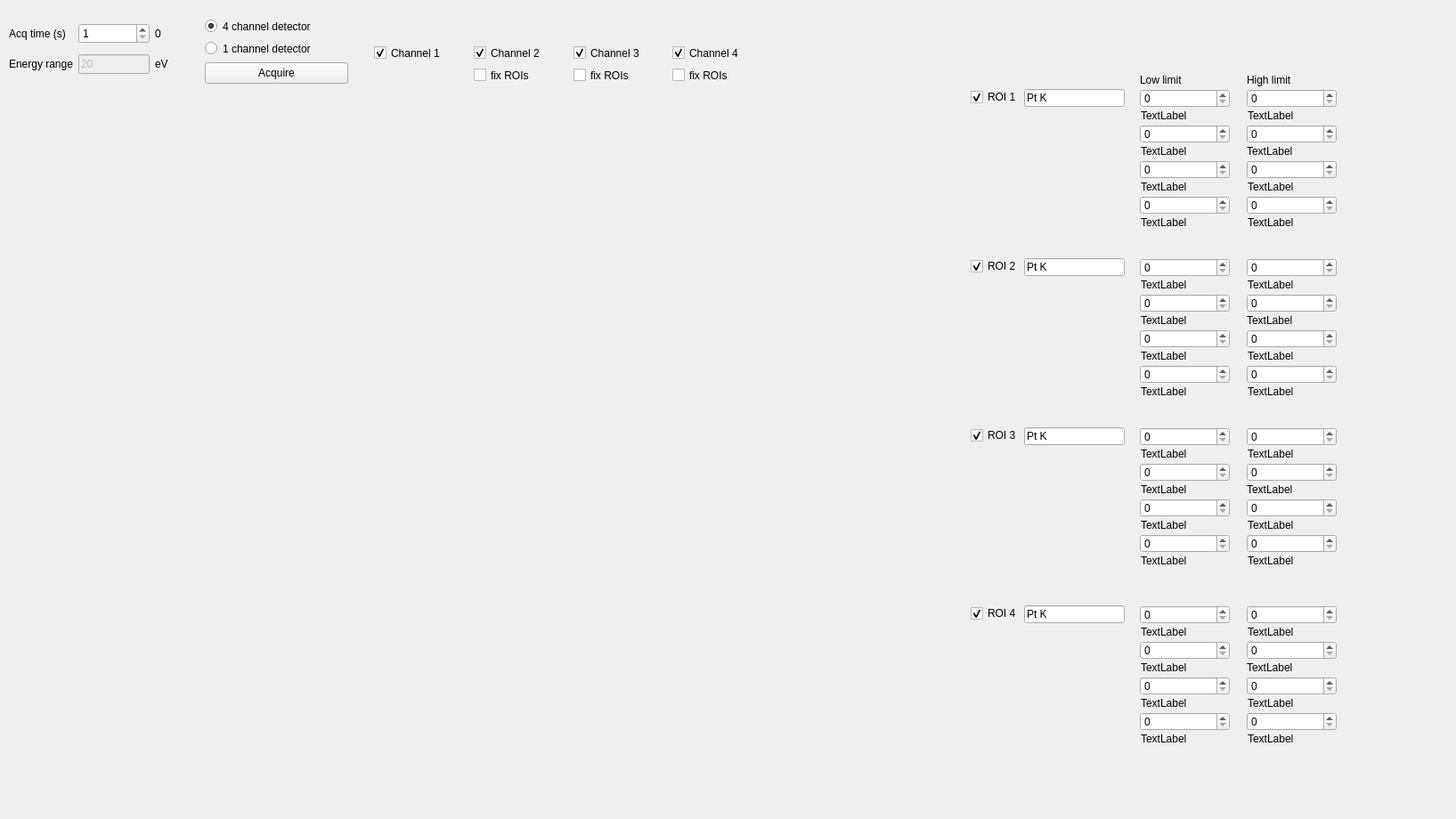
<?xml version="1.0" encoding="UTF-8"?>
<ui version="4.0">
 <class>Form</class>
 <widget class="QWidget" name="Form">
  <property name="geometry">
   <rect>
    <x>0</x>
    <y>0</y>
    <width>1635</width>
    <height>920</height>
   </rect>
  </property>
  <property name="windowTitle">
   <string>Form</string>
  </property>
  <widget class="QWidget" name="gridLayoutWidget_26">
   <property name="geometry">
    <rect>
     <x>10</x>
     <y>20</y>
     <width>211</width>
     <height>71</height>
    </rect>
   </property>
   <layout class="QGridLayout" name="gridLayout_36">
    <item row="1" column="1">
     <widget class="QLineEdit" name="edit_xia_energy_range">
      <property name="enabled">
       <bool>false</bool>
      </property>
      <property name="maximumSize">
       <size>
        <width>80</width>
        <height>16777215</height>
       </size>
      </property>
      <property name="text">
       <string>20</string>
      </property>
     </widget>
    </item>
    <item row="0" column="2">
     <widget class="QLabel" name="label_acq_time_rbv">
      <property name="maximumSize">
       <size>
        <width>50</width>
        <height>16777215</height>
       </size>
      </property>
      <property name="text">
       <string>0 </string>
      </property>
     </widget>
    </item>
    <item row="0" column="0">
     <widget class="QLabel" name="label_141">
      <property name="text">
       <string>Acq time (s)</string>
      </property>
     </widget>
    </item>
    <item row="1" column="0">
     <widget class="QLabel" name="label_142">
      <property name="text">
       <string>Energy range</string>
      </property>
     </widget>
    </item>
    <item row="1" column="2">
     <widget class="QLabel" name="label_143">
      <property name="maximumSize">
       <size>
        <width>50</width>
        <height>16777215</height>
       </size>
      </property>
      <property name="text">
       <string>eV</string>
      </property>
     </widget>
    </item>
    <item row="0" column="1">
     <widget class="QSpinBox" name="spinBox_acq_time">
      <property name="minimum">
       <number>1</number>
      </property>
     </widget>
    </item>
   </layout>
  </widget>
  <widget class="QPushButton" name="push_xs3_acquire">
   <property name="enabled">
    <bool>true</bool>
   </property>
   <property name="geometry">
    <rect>
     <x>230</x>
     <y>70</y>
     <width>161</width>
     <height>24</height>
    </rect>
   </property>
   <property name="text">
    <string>Acquire</string>
   </property>
  </widget>
  <widget class="QWidget" name="verticalLayoutWidget_13">
   <property name="geometry">
    <rect>
     <x>10</x>
     <y>110</y>
     <width>1061</width>
     <height>651</height>
    </rect>
   </property>
   <layout class="QVBoxLayout" name="plot_xs3_mca"/>
  </widget>
  <widget class="QWidget" name="verticalLayoutWidget">
   <property name="geometry">
    <rect>
     <x>230</x>
     <y>20</y>
     <width>160</width>
     <height>44</height>
    </rect>
   </property>
   <layout class="QVBoxLayout" name="verticalLayout_3">
    <item>
     <widget class="QRadioButton" name="radioButton">
      <property name="text">
       <string>4 channel detector</string>
      </property>
      <property name="checked">
       <bool>true</bool>
      </property>
     </widget>
    </item>
    <item>
     <widget class="QRadioButton" name="radioButton_2">
      <property name="text">
       <string>1 channel detector</string>
      </property>
     </widget>
    </item>
   </layout>
  </widget>
  <widget class="QSpinBox" name="spinBox_ch1_roi1_lo">
   <property name="geometry">
    <rect>
     <x>1280</x>
     <y>100</y>
     <width>101</width>
     <height>21</height>
    </rect>
   </property>
   <property name="maximum">
    <number>4060</number>
   </property>
  </widget>
  <widget class="QSpinBox" name="spinBox_ch1_roi1_hi">
   <property name="geometry">
    <rect>
     <x>1400</x>
     <y>100</y>
     <width>101</width>
     <height>21</height>
    </rect>
   </property>
   <property name="maximum">
    <number>4060</number>
   </property>
  </widget>
  <widget class="QLabel" name="label_ch1_roi1_lo_rbk">
   <property name="geometry">
    <rect>
     <x>1281</x>
     <y>120</y>
     <width>101</width>
     <height>20</height>
    </rect>
   </property>
   <property name="text">
    <string>TextLabel</string>
   </property>
  </widget>
  <widget class="QLabel" name="label_ch1_roi1_hi_rbk">
   <property name="geometry">
    <rect>
     <x>1401</x>
     <y>120</y>
     <width>101</width>
     <height>20</height>
    </rect>
   </property>
   <property name="text">
    <string>TextLabel</string>
   </property>
  </widget>
  <widget class="QCheckBox" name="checkBox_roi1_show">
   <property name="geometry">
    <rect>
     <x>1090</x>
     <y>100</y>
     <width>79</width>
     <height>18</height>
    </rect>
   </property>
   <property name="text">
    <string>ROI 1</string>
   </property>
   <property name="checked">
    <bool>true</bool>
   </property>
  </widget>
  <widget class="QLineEdit" name="lineEdit">
   <property name="geometry">
    <rect>
     <x>1150</x>
     <y>100</y>
     <width>113</width>
     <height>20</height>
    </rect>
   </property>
   <property name="text">
    <string>Pt K</string>
   </property>
  </widget>
  <widget class="QSpinBox" name="spinBox_ch2_roi1_lo">
   <property name="geometry">
    <rect>
     <x>1280</x>
     <y>140</y>
     <width>101</width>
     <height>21</height>
    </rect>
   </property>
   <property name="maximum">
    <number>4060</number>
   </property>
  </widget>
  <widget class="QSpinBox" name="spinBox_ch2_roi1_hi">
   <property name="geometry">
    <rect>
     <x>1400</x>
     <y>140</y>
     <width>101</width>
     <height>21</height>
    </rect>
   </property>
   <property name="maximum">
    <number>4060</number>
   </property>
  </widget>
  <widget class="QLabel" name="label_ch2_roi1_hi_rbk">
   <property name="geometry">
    <rect>
     <x>1400</x>
     <y>160</y>
     <width>101</width>
     <height>20</height>
    </rect>
   </property>
   <property name="text">
    <string>TextLabel</string>
   </property>
  </widget>
  <widget class="QLabel" name="label_ch2_roi1_lo_rbk">
   <property name="geometry">
    <rect>
     <x>1281</x>
     <y>160</y>
     <width>91</width>
     <height>20</height>
    </rect>
   </property>
   <property name="text">
    <string>TextLabel</string>
   </property>
  </widget>
  <widget class="QSpinBox" name="spinBox_ch3_roi1_lo">
   <property name="geometry">
    <rect>
     <x>1280</x>
     <y>180</y>
     <width>101</width>
     <height>21</height>
    </rect>
   </property>
   <property name="maximum">
    <number>4060</number>
   </property>
  </widget>
  <widget class="QSpinBox" name="spinBox_ch3_roi1_hi">
   <property name="geometry">
    <rect>
     <x>1400</x>
     <y>180</y>
     <width>101</width>
     <height>21</height>
    </rect>
   </property>
   <property name="maximum">
    <number>4060</number>
   </property>
  </widget>
  <widget class="QLabel" name="label_ch3_roi1_hi_rbk">
   <property name="geometry">
    <rect>
     <x>1401</x>
     <y>200</y>
     <width>101</width>
     <height>20</height>
    </rect>
   </property>
   <property name="text">
    <string>TextLabel</string>
   </property>
  </widget>
  <widget class="QLabel" name="label_ch3_roi1_lo_rbk">
   <property name="geometry">
    <rect>
     <x>1281</x>
     <y>200</y>
     <width>101</width>
     <height>20</height>
    </rect>
   </property>
   <property name="text">
    <string>TextLabel</string>
   </property>
  </widget>
  <widget class="QLabel" name="label_ch4_roi1_hi_rbk">
   <property name="geometry">
    <rect>
     <x>1401</x>
     <y>240</y>
     <width>101</width>
     <height>20</height>
    </rect>
   </property>
   <property name="text">
    <string>TextLabel</string>
   </property>
  </widget>
  <widget class="QSpinBox" name="spinBox_ch4_roi1_hi">
   <property name="geometry">
    <rect>
     <x>1400</x>
     <y>220</y>
     <width>101</width>
     <height>21</height>
    </rect>
   </property>
   <property name="maximum">
    <number>4060</number>
   </property>
  </widget>
  <widget class="QLabel" name="label_ch4_roi1_lo_rbk">
   <property name="geometry">
    <rect>
     <x>1281</x>
     <y>240</y>
     <width>101</width>
     <height>20</height>
    </rect>
   </property>
   <property name="text">
    <string>TextLabel</string>
   </property>
  </widget>
  <widget class="QSpinBox" name="spinBox_ch4_roi1_lo">
   <property name="geometry">
    <rect>
     <x>1280</x>
     <y>220</y>
     <width>101</width>
     <height>21</height>
    </rect>
   </property>
   <property name="maximum">
    <number>4060</number>
   </property>
  </widget>
  <widget class="QWidget" name="horizontalLayoutWidget">
   <property name="geometry">
    <rect>
     <x>400</x>
     <y>20</y>
     <width>451</width>
     <height>21</height>
    </rect>
   </property>
   <layout class="QHBoxLayout" name="horizontalLayout"/>
  </widget>
  <widget class="QSpinBox" name="spinBox_ch3_roi2_hi">
   <property name="geometry">
    <rect>
     <x>1400</x>
     <y>370</y>
     <width>101</width>
     <height>21</height>
    </rect>
   </property>
   <property name="maximum">
    <number>4060</number>
   </property>
  </widget>
  <widget class="QSpinBox" name="spinBox_ch1_roi2_hi">
   <property name="geometry">
    <rect>
     <x>1400</x>
     <y>290</y>
     <width>101</width>
     <height>21</height>
    </rect>
   </property>
   <property name="maximum">
    <number>4060</number>
   </property>
  </widget>
  <widget class="QLabel" name="label_ch2_roi2_hi_rbk">
   <property name="geometry">
    <rect>
     <x>1400</x>
     <y>350</y>
     <width>101</width>
     <height>20</height>
    </rect>
   </property>
   <property name="text">
    <string>TextLabel</string>
   </property>
  </widget>
  <widget class="QLabel" name="label_ch2_roi2_lo_rbk">
   <property name="geometry">
    <rect>
     <x>1281</x>
     <y>350</y>
     <width>91</width>
     <height>20</height>
    </rect>
   </property>
   <property name="text">
    <string>TextLabel</string>
   </property>
  </widget>
  <widget class="QLabel" name="label_ch4_roi2_hi_rbk">
   <property name="geometry">
    <rect>
     <x>1401</x>
     <y>430</y>
     <width>101</width>
     <height>20</height>
    </rect>
   </property>
   <property name="text">
    <string>TextLabel</string>
   </property>
  </widget>
  <widget class="QLabel" name="label_ch3_roi2_hi_rbk">
   <property name="geometry">
    <rect>
     <x>1401</x>
     <y>390</y>
     <width>101</width>
     <height>20</height>
    </rect>
   </property>
   <property name="text">
    <string>TextLabel</string>
   </property>
  </widget>
  <widget class="QSpinBox" name="spinBox_ch2_roi2_hi">
   <property name="geometry">
    <rect>
     <x>1400</x>
     <y>330</y>
     <width>101</width>
     <height>21</height>
    </rect>
   </property>
   <property name="maximum">
    <number>4060</number>
   </property>
  </widget>
  <widget class="QSpinBox" name="spinBox_ch4_roi2_lo">
   <property name="geometry">
    <rect>
     <x>1280</x>
     <y>410</y>
     <width>101</width>
     <height>21</height>
    </rect>
   </property>
   <property name="maximum">
    <number>4060</number>
   </property>
  </widget>
  <widget class="QLineEdit" name="lineEdit_2">
   <property name="geometry">
    <rect>
     <x>1150</x>
     <y>290</y>
     <width>113</width>
     <height>20</height>
    </rect>
   </property>
   <property name="text">
    <string>Pt K</string>
   </property>
  </widget>
  <widget class="QCheckBox" name="checkBox_roi2_show">
   <property name="geometry">
    <rect>
     <x>1090</x>
     <y>290</y>
     <width>79</width>
     <height>18</height>
    </rect>
   </property>
   <property name="text">
    <string>ROI 2</string>
   </property>
   <property name="checked">
    <bool>true</bool>
   </property>
  </widget>
  <widget class="QLabel" name="label_ch4_roi2_lo_rbk">
   <property name="geometry">
    <rect>
     <x>1281</x>
     <y>430</y>
     <width>101</width>
     <height>20</height>
    </rect>
   </property>
   <property name="text">
    <string>TextLabel</string>
   </property>
  </widget>
  <widget class="QLabel" name="label_ch1_roi2_lo_rbk">
   <property name="geometry">
    <rect>
     <x>1281</x>
     <y>310</y>
     <width>101</width>
     <height>20</height>
    </rect>
   </property>
   <property name="text">
    <string>TextLabel</string>
   </property>
  </widget>
  <widget class="QSpinBox" name="spinBox_ch2_roi2_lo">
   <property name="geometry">
    <rect>
     <x>1280</x>
     <y>330</y>
     <width>101</width>
     <height>21</height>
    </rect>
   </property>
   <property name="maximum">
    <number>4060</number>
   </property>
  </widget>
  <widget class="QLabel" name="label_ch3_roi2_lo_rbk">
   <property name="geometry">
    <rect>
     <x>1281</x>
     <y>390</y>
     <width>101</width>
     <height>20</height>
    </rect>
   </property>
   <property name="text">
    <string>TextLabel</string>
   </property>
  </widget>
  <widget class="QSpinBox" name="spinBox_ch4_roi2_hi">
   <property name="geometry">
    <rect>
     <x>1400</x>
     <y>410</y>
     <width>101</width>
     <height>21</height>
    </rect>
   </property>
   <property name="maximum">
    <number>4060</number>
   </property>
  </widget>
  <widget class="QLabel" name="label_ch1_roi2_hi_rbk">
   <property name="geometry">
    <rect>
     <x>1401</x>
     <y>310</y>
     <width>101</width>
     <height>20</height>
    </rect>
   </property>
   <property name="text">
    <string>TextLabel</string>
   </property>
  </widget>
  <widget class="QSpinBox" name="spinBox_ch1_roi2_lo">
   <property name="geometry">
    <rect>
     <x>1280</x>
     <y>290</y>
     <width>101</width>
     <height>21</height>
    </rect>
   </property>
   <property name="maximum">
    <number>4060</number>
   </property>
  </widget>
  <widget class="QSpinBox" name="spinBox_ch3_roi2_lo">
   <property name="geometry">
    <rect>
     <x>1280</x>
     <y>370</y>
     <width>101</width>
     <height>21</height>
    </rect>
   </property>
   <property name="maximum">
    <number>4060</number>
   </property>
  </widget>
  <widget class="QLabel" name="label_ch1_roi3_lo_rbk">
   <property name="geometry">
    <rect>
     <x>1281</x>
     <y>500</y>
     <width>101</width>
     <height>20</height>
    </rect>
   </property>
   <property name="text">
    <string>TextLabel</string>
   </property>
  </widget>
  <widget class="QLabel" name="label_ch1_roi3_hi_rbk">
   <property name="geometry">
    <rect>
     <x>1401</x>
     <y>500</y>
     <width>101</width>
     <height>20</height>
    </rect>
   </property>
   <property name="text">
    <string>TextLabel</string>
   </property>
  </widget>
  <widget class="QSpinBox" name="spinBox_ch1_roi3_hi">
   <property name="geometry">
    <rect>
     <x>1400</x>
     <y>480</y>
     <width>101</width>
     <height>21</height>
    </rect>
   </property>
   <property name="maximum">
    <number>4060</number>
   </property>
  </widget>
  <widget class="QSpinBox" name="spinBox_ch3_roi3_hi">
   <property name="geometry">
    <rect>
     <x>1400</x>
     <y>560</y>
     <width>101</width>
     <height>21</height>
    </rect>
   </property>
   <property name="maximum">
    <number>4060</number>
   </property>
  </widget>
  <widget class="QLabel" name="label_ch3_roi3_hi_rbk">
   <property name="geometry">
    <rect>
     <x>1401</x>
     <y>580</y>
     <width>101</width>
     <height>20</height>
    </rect>
   </property>
   <property name="text">
    <string>TextLabel</string>
   </property>
  </widget>
  <widget class="QLineEdit" name="lineEdit_3">
   <property name="geometry">
    <rect>
     <x>1150</x>
     <y>480</y>
     <width>113</width>
     <height>20</height>
    </rect>
   </property>
   <property name="text">
    <string>Pt K</string>
   </property>
  </widget>
  <widget class="QSpinBox" name="spinBox_ch2_roi3_lo">
   <property name="geometry">
    <rect>
     <x>1280</x>
     <y>520</y>
     <width>101</width>
     <height>21</height>
    </rect>
   </property>
   <property name="maximum">
    <number>4060</number>
   </property>
  </widget>
  <widget class="QLabel" name="label_ch3_roi3_lo_rbk">
   <property name="geometry">
    <rect>
     <x>1281</x>
     <y>580</y>
     <width>101</width>
     <height>20</height>
    </rect>
   </property>
   <property name="text">
    <string>TextLabel</string>
   </property>
  </widget>
  <widget class="QSpinBox" name="spinBox_ch4_roi3_lo">
   <property name="geometry">
    <rect>
     <x>1280</x>
     <y>600</y>
     <width>101</width>
     <height>21</height>
    </rect>
   </property>
   <property name="maximum">
    <number>4060</number>
   </property>
  </widget>
  <widget class="QLabel" name="label_ch4_roi3_lo_rbk">
   <property name="geometry">
    <rect>
     <x>1281</x>
     <y>620</y>
     <width>101</width>
     <height>20</height>
    </rect>
   </property>
   <property name="text">
    <string>TextLabel</string>
   </property>
  </widget>
  <widget class="QSpinBox" name="spinBox_ch3_roi3_lo">
   <property name="geometry">
    <rect>
     <x>1280</x>
     <y>560</y>
     <width>101</width>
     <height>21</height>
    </rect>
   </property>
   <property name="maximum">
    <number>4060</number>
   </property>
  </widget>
  <widget class="QSpinBox" name="spinBox_ch4_roi3_hi">
   <property name="geometry">
    <rect>
     <x>1400</x>
     <y>600</y>
     <width>101</width>
     <height>21</height>
    </rect>
   </property>
   <property name="maximum">
    <number>4060</number>
   </property>
  </widget>
  <widget class="QSpinBox" name="spinBox_ch2_roi3_hi">
   <property name="geometry">
    <rect>
     <x>1400</x>
     <y>520</y>
     <width>101</width>
     <height>21</height>
    </rect>
   </property>
   <property name="maximum">
    <number>4060</number>
   </property>
  </widget>
  <widget class="QLabel" name="label_ch4_roi3_hi_rbk">
   <property name="geometry">
    <rect>
     <x>1401</x>
     <y>620</y>
     <width>101</width>
     <height>20</height>
    </rect>
   </property>
   <property name="text">
    <string>TextLabel</string>
   </property>
  </widget>
  <widget class="QCheckBox" name="checkBox_roi3_show">
   <property name="geometry">
    <rect>
     <x>1090</x>
     <y>480</y>
     <width>79</width>
     <height>18</height>
    </rect>
   </property>
   <property name="text">
    <string>ROI 3</string>
   </property>
   <property name="checked">
    <bool>true</bool>
   </property>
  </widget>
  <widget class="QLabel" name="label_ch2_roi3_hi_rbk">
   <property name="geometry">
    <rect>
     <x>1400</x>
     <y>540</y>
     <width>101</width>
     <height>20</height>
    </rect>
   </property>
   <property name="text">
    <string>TextLabel</string>
   </property>
  </widget>
  <widget class="QLabel" name="label_ch2_roi3_lo_rbk">
   <property name="geometry">
    <rect>
     <x>1281</x>
     <y>540</y>
     <width>91</width>
     <height>20</height>
    </rect>
   </property>
   <property name="text">
    <string>TextLabel</string>
   </property>
  </widget>
  <widget class="QSpinBox" name="spinBox_ch1_roi3_lo">
   <property name="geometry">
    <rect>
     <x>1280</x>
     <y>480</y>
     <width>101</width>
     <height>21</height>
    </rect>
   </property>
   <property name="maximum">
    <number>4060</number>
   </property>
  </widget>
  <widget class="QSpinBox" name="spinBox_ch2_roi4_hi">
   <property name="geometry">
    <rect>
     <x>1400</x>
     <y>720</y>
     <width>101</width>
     <height>21</height>
    </rect>
   </property>
   <property name="maximum">
    <number>4060</number>
   </property>
  </widget>
  <widget class="QLabel" name="label_ch1_roi4_lo_rbk">
   <property name="geometry">
    <rect>
     <x>1281</x>
     <y>700</y>
     <width>101</width>
     <height>20</height>
    </rect>
   </property>
   <property name="text">
    <string>TextLabel</string>
   </property>
  </widget>
  <widget class="QLineEdit" name="lineEdit_4">
   <property name="geometry">
    <rect>
     <x>1150</x>
     <y>680</y>
     <width>113</width>
     <height>20</height>
    </rect>
   </property>
   <property name="text">
    <string>Pt K</string>
   </property>
  </widget>
  <widget class="QSpinBox" name="spinBox_ch3_roi4_lo">
   <property name="geometry">
    <rect>
     <x>1280</x>
     <y>760</y>
     <width>101</width>
     <height>21</height>
    </rect>
   </property>
   <property name="maximum">
    <number>4060</number>
   </property>
  </widget>
  <widget class="QLabel" name="label_ch3_roi4_hi_rbk">
   <property name="geometry">
    <rect>
     <x>1401</x>
     <y>780</y>
     <width>101</width>
     <height>20</height>
    </rect>
   </property>
   <property name="text">
    <string>TextLabel</string>
   </property>
  </widget>
  <widget class="QLabel" name="label_ch4_roi4_lo_rbk">
   <property name="geometry">
    <rect>
     <x>1281</x>
     <y>820</y>
     <width>101</width>
     <height>20</height>
    </rect>
   </property>
   <property name="text">
    <string>TextLabel</string>
   </property>
  </widget>
  <widget class="QSpinBox" name="spinBox_ch1_roi4_lo">
   <property name="geometry">
    <rect>
     <x>1280</x>
     <y>680</y>
     <width>101</width>
     <height>21</height>
    </rect>
   </property>
   <property name="maximum">
    <number>4060</number>
   </property>
  </widget>
  <widget class="QLabel" name="label_ch2_roi4_hi_rbk">
   <property name="geometry">
    <rect>
     <x>1400</x>
     <y>740</y>
     <width>101</width>
     <height>20</height>
    </rect>
   </property>
   <property name="text">
    <string>TextLabel</string>
   </property>
  </widget>
  <widget class="QLabel" name="label_ch1_roi4_hi_rbk">
   <property name="geometry">
    <rect>
     <x>1401</x>
     <y>700</y>
     <width>101</width>
     <height>20</height>
    </rect>
   </property>
   <property name="text">
    <string>TextLabel</string>
   </property>
  </widget>
  <widget class="QLabel" name="label_ch2_roi4_lo_rbk">
   <property name="geometry">
    <rect>
     <x>1281</x>
     <y>740</y>
     <width>91</width>
     <height>20</height>
    </rect>
   </property>
   <property name="text">
    <string>TextLabel</string>
   </property>
  </widget>
  <widget class="QSpinBox" name="spinBox_ch1_roi4_hi">
   <property name="geometry">
    <rect>
     <x>1400</x>
     <y>680</y>
     <width>101</width>
     <height>21</height>
    </rect>
   </property>
   <property name="maximum">
    <number>4060</number>
   </property>
  </widget>
  <widget class="QSpinBox" name="spinBox_ch4_roi4_hi">
   <property name="geometry">
    <rect>
     <x>1400</x>
     <y>800</y>
     <width>101</width>
     <height>21</height>
    </rect>
   </property>
   <property name="maximum">
    <number>4060</number>
   </property>
  </widget>
  <widget class="QLabel" name="label_ch3_roi4_lo_rbk">
   <property name="geometry">
    <rect>
     <x>1281</x>
     <y>780</y>
     <width>101</width>
     <height>20</height>
    </rect>
   </property>
   <property name="text">
    <string>TextLabel</string>
   </property>
  </widget>
  <widget class="QSpinBox" name="spinBox_ch4_roi4_lo">
   <property name="geometry">
    <rect>
     <x>1280</x>
     <y>800</y>
     <width>101</width>
     <height>21</height>
    </rect>
   </property>
   <property name="maximum">
    <number>4060</number>
   </property>
  </widget>
  <widget class="QLabel" name="label_ch4_roi4_hi_rbk">
   <property name="geometry">
    <rect>
     <x>1401</x>
     <y>820</y>
     <width>101</width>
     <height>20</height>
    </rect>
   </property>
   <property name="text">
    <string>TextLabel</string>
   </property>
  </widget>
  <widget class="QSpinBox" name="spinBox_ch2_roi4_lo">
   <property name="geometry">
    <rect>
     <x>1280</x>
     <y>720</y>
     <width>101</width>
     <height>21</height>
    </rect>
   </property>
   <property name="maximum">
    <number>4060</number>
   </property>
  </widget>
  <widget class="QCheckBox" name="checkBox_roi4_show">
   <property name="geometry">
    <rect>
     <x>1090</x>
     <y>680</y>
     <width>79</width>
     <height>18</height>
    </rect>
   </property>
   <property name="text">
    <string>ROI 4</string>
   </property>
   <property name="checked">
    <bool>true</bool>
   </property>
  </widget>
  <widget class="QSpinBox" name="spinBox_ch3_roi4_hi">
   <property name="geometry">
    <rect>
     <x>1400</x>
     <y>760</y>
     <width>101</width>
     <height>21</height>
    </rect>
   </property>
   <property name="maximum">
    <number>4060</number>
   </property>
  </widget>
  <widget class="QLabel" name="label_144">
   <property name="geometry">
    <rect>
     <x>1280</x>
     <y>80</y>
     <width>76</width>
     <height>20</height>
    </rect>
   </property>
   <property name="text">
    <string>Low limit</string>
   </property>
  </widget>
  <widget class="QLabel" name="label_145">
   <property name="geometry">
    <rect>
     <x>1400</x>
     <y>80</y>
     <width>76</width>
     <height>20</height>
    </rect>
   </property>
   <property name="text">
    <string>High limit</string>
   </property>
  </widget>
  <widget class="QWidget" name="gridLayoutWidget">
   <property name="geometry">
    <rect>
     <x>420</x>
     <y>50</y>
     <width>441</width>
     <height>44</height>
    </rect>
   </property>
   <layout class="QGridLayout" name="gridLayout">
    <item row="0" column="2">
     <widget class="QCheckBox" name="checkBox_ch3_show">
      <property name="text">
       <string>Channel 3</string>
      </property>
      <property name="checked">
       <bool>true</bool>
      </property>
     </widget>
    </item>
    <item row="0" column="0">
     <widget class="QCheckBox" name="checkBox_ch1_show">
      <property name="text">
       <string>Channel 1</string>
      </property>
      <property name="checked">
       <bool>true</bool>
      </property>
     </widget>
    </item>
    <item row="0" column="1">
     <widget class="QCheckBox" name="checkBox_ch2_show">
      <property name="text">
       <string>Channel 2</string>
      </property>
      <property name="checked">
       <bool>true</bool>
      </property>
     </widget>
    </item>
    <item row="0" column="3">
     <widget class="QCheckBox" name="checkBox_ch4_show">
      <property name="text">
       <string>Channel 4</string>
      </property>
      <property name="checked">
       <bool>true</bool>
      </property>
     </widget>
    </item>
    <item row="1" column="1">
     <widget class="QCheckBox" name="checkBox_ch2_fix_roi">
      <property name="text">
       <string>fix ROIs</string>
      </property>
      <property name="checked">
       <bool>false</bool>
      </property>
     </widget>
    </item>
    <item row="1" column="2">
     <widget class="QCheckBox" name="checkBox_ch3_fix_roi">
      <property name="text">
       <string>fix ROIs</string>
      </property>
      <property name="checked">
       <bool>false</bool>
      </property>
     </widget>
    </item>
    <item row="1" column="3">
     <widget class="QCheckBox" name="checkBox_ch4_fix_roi">
      <property name="text">
       <string>fix ROIs</string>
      </property>
      <property name="checked">
       <bool>false</bool>
      </property>
     </widget>
    </item>
   </layout>
  </widget>
 </widget>
 <resources/>
 <connections/>
</ui>
